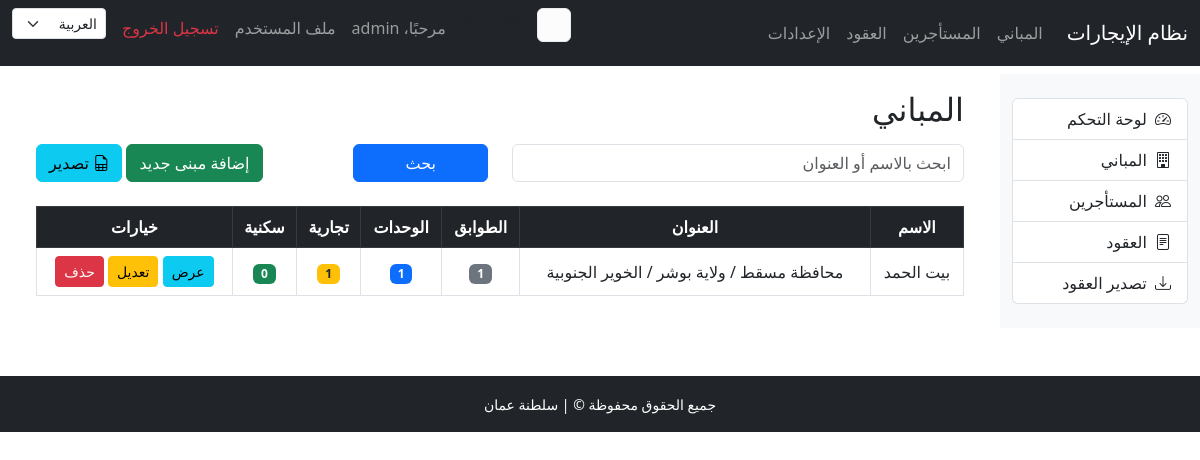
/ar/buildings/ (signed in), run on the app's committed database.
### buildings/models.py (models this page shows, shortened)
class Building(models.Model):
  name = models.CharField(
    max_length=255,
    verbose_name=_("اسم المبني")
  )
  address = models.TextField(
    verbose_name=_("العنوان")
  )
  @property
  def total_floors(self):
    return self.floors.count()
  @property
  def total_units(self):
    return Unit.objects.filter(floor__building=self).count()
  @property
  def commercial_units(self):
    return Unit.objects.filter(floor__building=self, is_commercial=True).count()
  @property
  def residential_units(self):
    return Unit.objects.filter(floor__building=self, is_commercial=False).count()
  class Meta:
    verbose_name = _("مبني")
    verbose_name_plural = _("المباني")
    ordering = ['name']

### buildings/views.py (the view)
# urls.py: path('', BuildingListView.as_view(), name='building_list'),
class BuildingListView(LoginRequiredMixin, ListView):
  model = Building
  template_name = 'buildings/building_list.html'
  context_object_name = 'buildings'
  paginate_by = 10
  def get_queryset(self):
    queryset = Building.objects.annotate(
      total_floor=Count('floors'),
      total_unit=Count('floors__units'),
      commercial_unit=Count('floors__units', filter=Q(floors__units__is_commercial=True)),
      residential_unit=Count('floors__units', filter=Q(floors__units__is_commercial=False)),
    )
    q = self.request.GET.get('q')
    if q:
      queryset = queryset.filter(
        Q(name__icontains=q) | Q(address__icontains=q)
      )
    return queryset

### templates/buildings/building_list.html (shortened to what this page needs)
{% extends 'base.html' %}
{% load i18n %}
{% block content %}
<div class="container">
<h2 class="mb-3">{% trans "المباني" %}</h2>
<form method="get" class="row mb-4">
    <div class="col-md-6">
        <input type="text" name="q" class="form-control" placeholder="{% trans 'ابحث بالاسم أو العنوان' %}" value="{{ request.GET.q }}">
    </div>
    <div class="col-md-2">
        <button type="submit" class="btn btn-primary w-100">{% trans 'بحث' %}</button>
    </div>
    <div class="col-md-4 text-end">
        <a href="{% url 'building_add' %}" class="btn btn-success">{% trans 'إضافة مبنى جديد' %}</a>
        <a href="{% url 'export_units_excel' %}" class="btn btn-info">
            <i class="bi bi-file-earmark-spreadsheet"></i> {% trans 'تصدير' %}
            </a>
    </div>
</form>
<table class="table table-bordered table-hover text-center align-middle">
    <thead class="table-dark">
    <tr>
        <th>{% trans "الاسم" %}</th>
        <th>{% trans "العنوان" %}</th>
        <th>{% trans "الطوابق" %}</th>
        <th>{% trans "الوحدات" %}</th>
        <th>{% trans "تجارية" %}</th>
        <th>{% trans "سكنية" %}</th>
        <th>{% trans "خيارات" %}</th>
    </tr>
        </thead>
    <tbody>
    {% for building in object_list %}
    <tr>
        <td>{{ building.name }}</td>
        <td>{{ building.address }}</td>
        <td><span class="badge bg-secondary">{{ building.total_floors }}</span></td>
        <td><span class="badge bg-primary">{{ building.total_units }}</span></td>
        <td><span class="badge bg-warning text-dark">{{ building.commercial_units }}</span></td>
        <td><span class="badge bg-success">{{ building.residential_units }}</span></td>
        <td>
            <a href="{% url 'building_detail' building.id %}" class="btn btn-info btn-sm">{% trans "عرض" %}</a>
            <a href="{% url 'building_edit' building.id %}" class="btn btn-warning btn-sm">{% trans "تعديل" %}</a>
            <a href="{% url 'building_delete' building.id %}" class="btn btn-danger btn-sm">{% trans "حذف" %}</a>
        </td>
    </tr>
        {% empty %}
        <tr>
            <td colspan="7">{% trans "لا توجد مباني" %}</td>
        </tr>
    {% endfor %}
        </tbody>
</table>
</div>
{% endblock %}

### templates/includes/navbar.html (shortened to what this page needs)
<nav class="navbar navbar-expand-lg navbar-dark bg-dark">
  <div class="container-fluid">
    <a class="navbar-brand" href="{% url 'dashboard' %}">نظام الإيجارات</a>
    <div class="collapse navbar-collapse" id="navbarSupportedContent">
      <ul class="navbar-nav me-auto mb-2 mb-lg-0">
        {% if user.is_authenticated %}
        <li class="nav-item"><a class="nav-link" href="{% url 'building_list' %}">المباني</a></li>
        <li class="nav-item"><a class="nav-link" href="{% url 'tenant_list' %}">المستأجرين</a></li>
        <li class="nav-item"><a class="nav-link" href="{% url 'contract_list' %}">العقود</a></li>
        <li class="nav-item"><a class="nav-link" href="{% url 'settings' %}">الإعدادات</a></li>
        {% endif %}
      </ul>
      <ul class="navbar-nav">
        {% if user.is_authenticated %}
        <div class="alert alert-light small text-end" style="direction: rtl;">
        </div>
        {% if user.groups.first.name == 'مشرف' %}
        <strong>مشرف</strong>مرحباً
        {% else %}
        <strong>موظف</strong>مرحباً
        {% endif %}
        <li class="nav-item">
          <span class="nav-link">مرحبًا، {{ user.username }}</span>
        </li>
        <li class="nav-item">
          <a class="nav-link" href="{% url 'profile' %}">ملف المستخدم</a>
        </li>
        <li class="nav-item">
          <a class="nav-link text-danger" href="{% url 'logout' %}">تسجيل الخروج</a>
        </li>
        {% else %}
        <li class="nav-item">
          <a class="nav-link" href="{% url 'login' %}">تسجيل الدخول</a>
        </li>
        {% endif %}
        <li class="nav-item">
          <form action="{% url 'set_language' %}" method="post" class="d-flex align-items-center">
            <select name="language" onchange="this.form.submit()" class="form-select form-select-sm ms-2">
              <option value="ar" {% if LANGUAGE_CODE == 'ar' %}selected{% endif %}>العربية</option>
            </select>
          </form>
        </li>
      </ul>
    </div>
  </div>
</nav>

### data on the page
Building: name "بيت الحمد", address "محافظة مسقط / ولاية بوشر / الخوير الجنوبية", total_floors "1", total_units "1", commercial_units "1", residential_units "0"

### other printed values
{{ user.username }} "admin"
